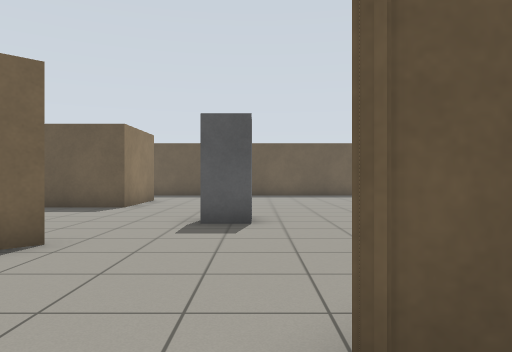
View 1 (above)

18 first-person views from a walk through a robot-simulator world made for Gazebo. The camera is 0.94 m above the floor, looks level and sees 70° across. The floor is counted in squares, 1 m on a side. Each view is taken from the middle of a square. On the plan, view 1 faces up. The plan holds only what a view shows up to about 13 squares ahead; the rest is blank.

View 2
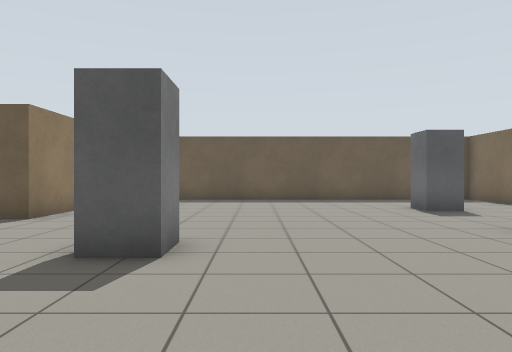

View 3
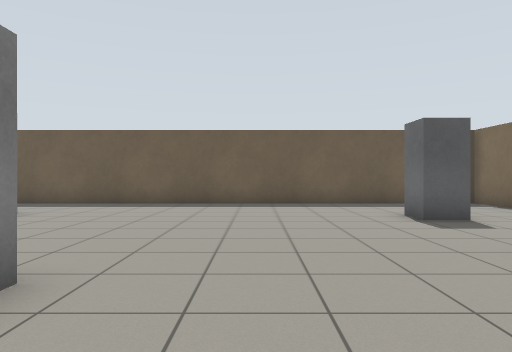

View 4
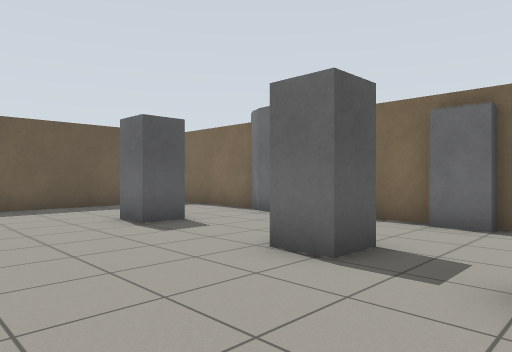

View 5
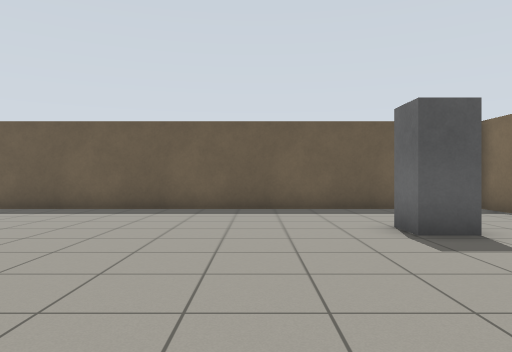

View 6
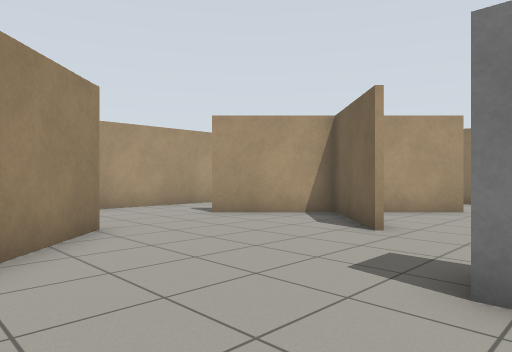

View 7
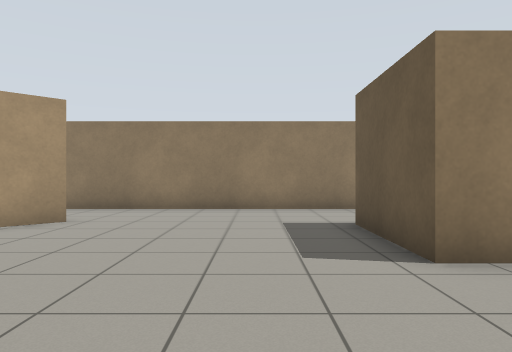

View 8
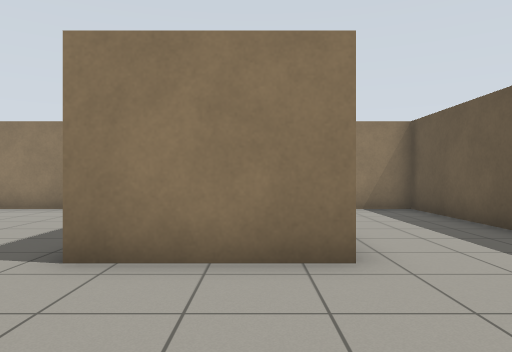

View 9
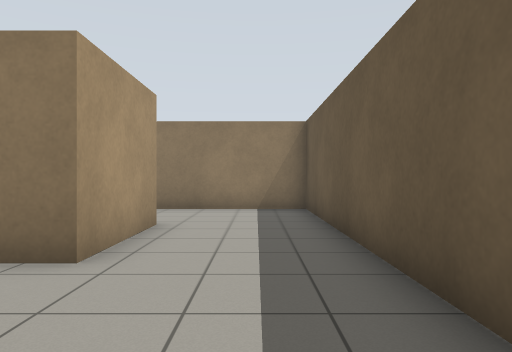

View 10
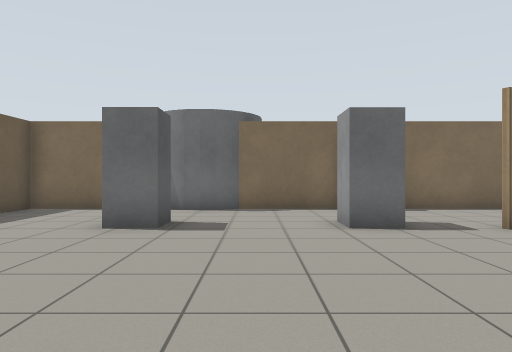

View 11
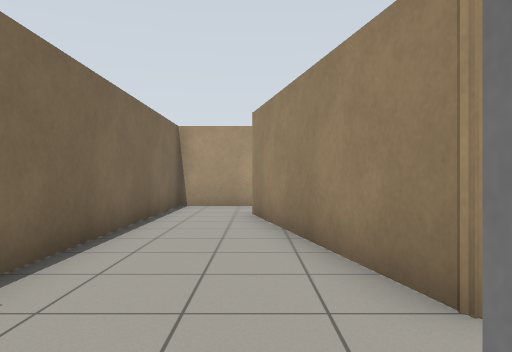

View 12
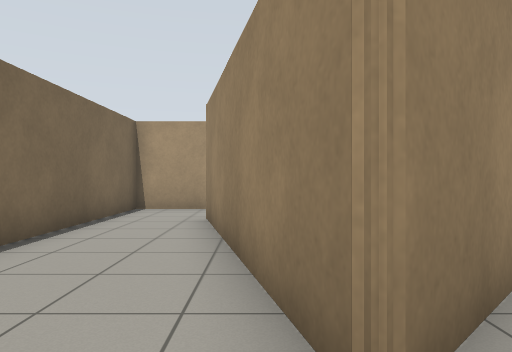

View 13
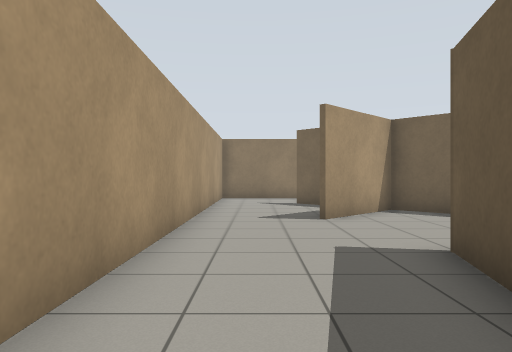

View 14
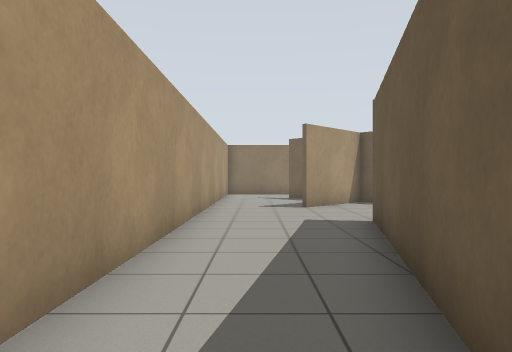

View 15
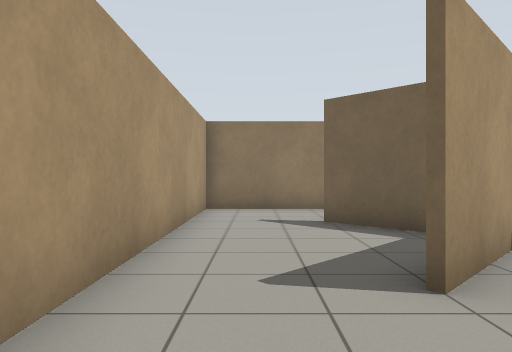

View 16
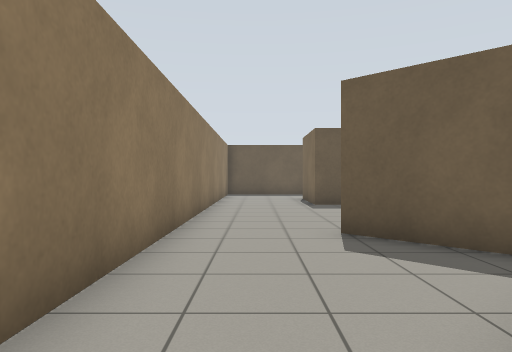

View 17
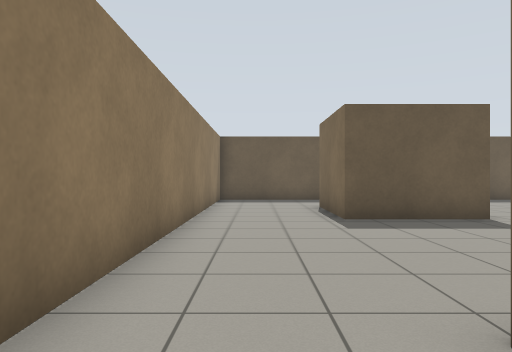

View 18
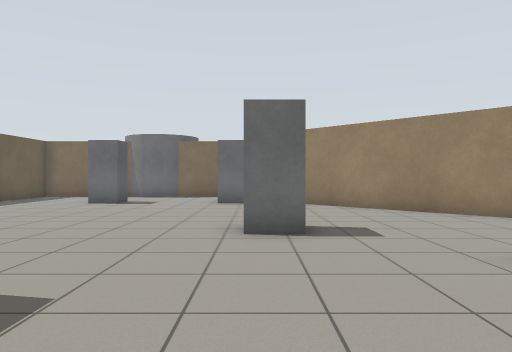

### Floor plan
Points are (right, up) in squares from view 1. A wall is a line through its corners. A room is listed if a view was taken in it or the views show most of it. See-through windows are left out.
Room 1 (views 1, 2, 3, 4, 5, 6, 7, 8, 9, 10, 11, 12, 13, 14, 15, 16, 17, 18)
walls: (-2.9, 5) (-5.1, 2.8) (-2.9, 0.5); (-3.9, 10.9) (-7.1, 10.9) (-7.1, 14.1) (-3.9, 14.1) (-3.9, 10.9); (-5.9, 3.3) (-7.7, 5.1); (-7.6, 5.2) (-6, 3.6); (-6.1, 1.8) (-7.6, 0.3); (9.4, 8.6) (9.4, 10.6); (6.6, 0) (0.4, 1.5) (5.5, 6.6) (7.1, 0); (9.4, 14.4) (9.4, 17.4) (-10.4, 17.4) (-10.4, -2.4) (9.4, -2.4) (9.4, 7.5)
objects: grey post (-1, 7) to (0, 8); grey post (6, 9); grey post (6, 13) to (6, 14); grey post (9, 8) to (10, 8)

Where each view was taken, in squares from view 1:
view 1: 0 up, 0 right, facing up
view 2: 3 up, 1 right, facing up
view 3: 5 up, 2 right, facing up
view 4: 6 up, 2 right, facing up-right
view 5: 7 up, 3 right, facing up
view 6: 8 up, 3 right, facing down-left
view 7: 9 up, 0 right, facing left
view 8: 13 up, 0 right, facing left
view 9: 16 up, 0 right, facing left
view 10: 11 up, 1 left, facing right
view 11: 9 up, 7 right, facing down
view 12: 8 up, 6 right, facing down
view 13: 1 down, 5 right, facing left
view 14: 1 down, 8 right, facing left
view 15: 1 down, 0 right, facing left
view 16: 1 down, 9 left, facing up
view 17: 3 up, 9 left, facing up
view 18: 8 up, 7 left, facing right
